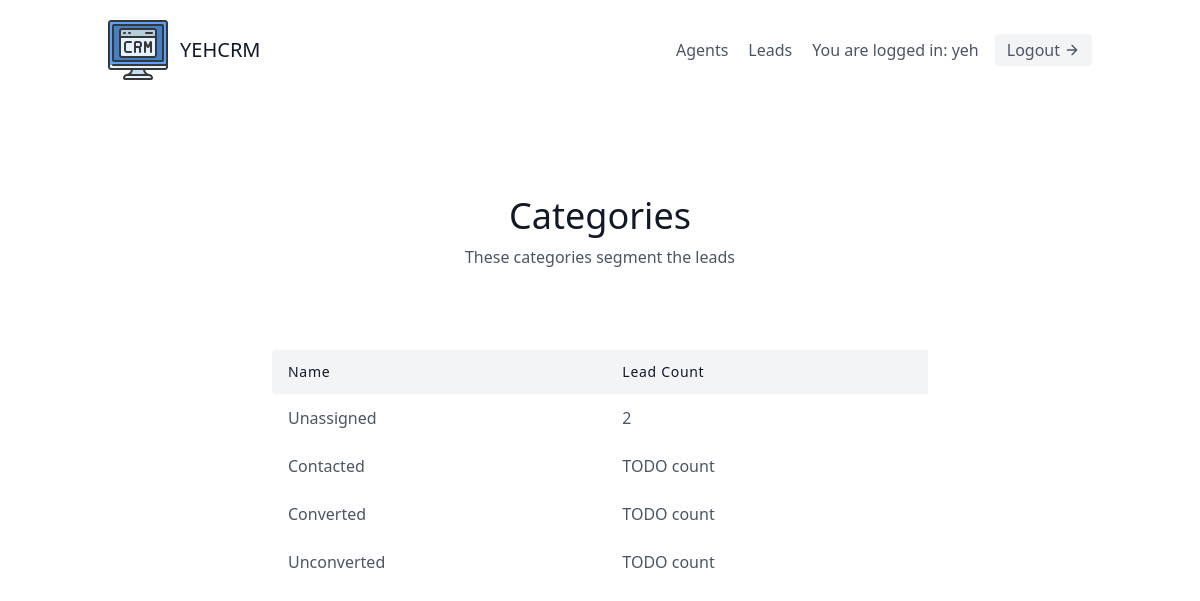
The page /leads/categories/ (signed in) on the database its author committed.
### leads/models.py (models this page shows, shortened)
class User(AbstractUser):
    is_organizor = models.BooleanField(default=True)
    is_agent = models.BooleanField(default=False)

class Category(models.Model):
    name = models.CharField(max_length=30)
    organization = models.ForeignKey(UserProfile,on_delete=models.CASCADE)

### leads/views.py (the view)
# urls.py: path('categories/',CategoryListView.as_view(),name='category-list'),
class CategoryListView(LoginRequiredMixin,ListView):
    template_name = 'leads/category_list.html'
    context_object_name = 'category_list'
    def get_context_data(self,**kwargs):
        context = super(CategoryListView,self).get_context_data(**kwargs)
        user = self.request.user
        if user.is_organizor:
            queryset = Lead.objects.filter(
                organization = user.userprofile
            )
        else:
            queryset = Lead.objects.filter(
                organization = user.agent.organization
            )
        context.update({
            "unassigned_lead_count":queryset.filter(category__isnull=True).count()
        })
        return context
    def get_queryset(self):
        user = self.request.user
        if user.is_organizor:
            queryset = Category.objects.filter(
                organization = user.userprofile
            )
        else:
            queryset = Category.objects.filter(
                organization = user.agent.organization
            )
        return queryset

### leads/templates/leads/category_list.html
{% extends "base.html" %}
{% block content %}
<section class="text-gray-600 body-font">
  <div class="container px-5 py-24 mx-auto">
    <div class="flex flex-col text-center w-full mb-20">
      <h1 class="sm:text-4xl text-3xl font-medium title-font mb-2 text-gray-900">Categories</h1>
      <p class="lg:w-2/3 mx-auto leading-relaxed text-base">
        These categories segment the leads
      </p>
    </div>
    <div class="lg:w-2/3 w-full mx-auto overflow-auto">
      <table class="table-auto w-full text-left whitespace-no-wrap">
        <thead>
          <tr>
            <th class="px-4 py-3 title-font tracking-wider font-medium text-gray-900 text-sm bg-gray-100 rounded-tl rounded-bl">Name</th>
            <th class="px-4 py-3 title-font tracking-wider font-medium text-gray-900 text-sm bg-gray-100">Lead Count</th>
          </tr>
        </thead>
        <tbody>
            <tr>
                <td class="px-4 py-3">Unassigned</td>
                <td class="px-4 py-3">{{ unassigned_lead_count }}</td>
            </tr>
            {% for category in category_list %}
            <tr>
                <td class="px-4 py-3">
                  <a href="{% url 'leads:category-detail' category.pk%}">{{ category.name }}</a>
                </td>
                <td class="px-4 py-3">TODO count</td>
            </tr>
            {% endfor %}
        </tbody>
      </table>
    </div>
  </div>
</section>
{% endblock content %}

### templates/navbar.html (shortened to what this page needs)
{% load static %}
<header class="text-gray-600 body-font">
  <div class="container mx-auto flex flex-wrap p-5 flex-col md:flex-row items-center">
    <a href="{% url 'landing-page'%}"class="flex title-font font-medium items-center text-gray-900 mb-4 md:mb-0">
      <img src="{% static 'images/Logo_CRM.svg' %}"/>
      <span class="ml-3 text-xl">YEHCRM</span>
    </a>
    <nav class="md:ml-auto flex flex-wrap items-center text-base justify-center">
        {% if not request.user.is_authenticated %}
          <a href="{% url 'signup' %}" class="mr-5 hover:text-gray-900">Sign up</a>
        {% else %}
          {% if request.user.is_organizor %}
            <a href="{% url 'agents:agent-list' %}" class="mr-5 hover:text-gray-900">Agents</a>
          {% endif %}
          <a href="{% url 'leads:lead-list' %}" class="mr-5 hover:text-gray-900">Leads</a>
        {% endif %}
    </nav>
    {% if request.user.is_authenticated %}
      You are logged in: {{request.user.username}}
      <a href="{% url 'logout' %}" class="ml-4 inline-flex items-center bg-gray-100 border-0 py-1 px-3 focus:outline-none hover:bg-gray-200 rounded text-base mt-4 md:mt-0">
        Logout
        <svg fill="none" stroke="currentColor" stroke-linecap="round" stroke-linejoin="round" stroke-width="2" class="w-4 h-4 ml-1" viewBox="0 0 24 24">
          <path d="M5 12h14M12 5l7 7-7 7"></path>
        </svg>
      </a>
    {% endif %}
  </div>
</header>

### rows shown on the page
User: user.username "yeh"
Category: name "Contacted"
Category: name "Converted"
Category: name "Unconverted"

### other values the page prints
{{ unassigned_lead_count }} "2"
